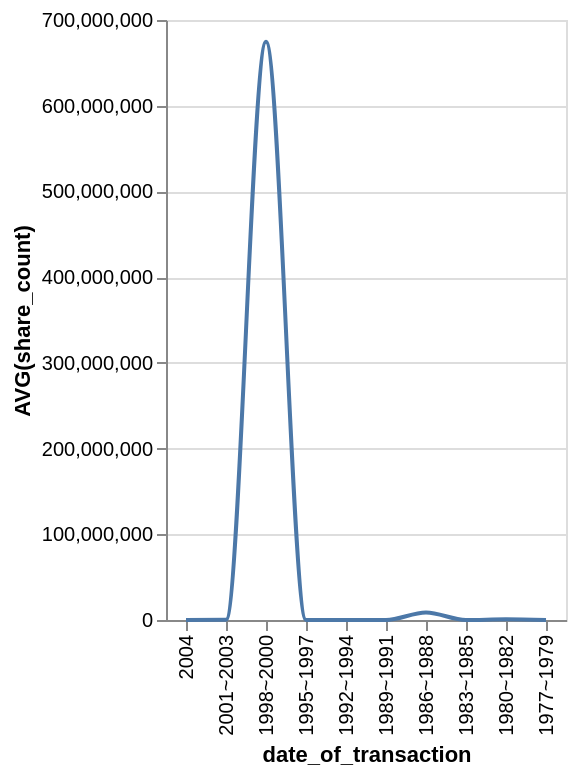

Express this chart as Vega-Lite.
### Vega-Lite specification from a JSON file in a GitHub repository (floating-point values rounded to 4 significant figures)
{"data": {"values": [{"x_data": "1977~1979", "y_data": 3170}, {"x_data": "1980~1982", "y_data": 827400.0}, {"x_data": "1983~1985", "y_data": 1669}, {"x_data": "1986~1988", "y_data": 8718572}, {"x_data": "1989~1991", "y_data": 1522}, {"x_data": "1992~1994", "y_data": 0}, {"x_data": "1995~1997", "y_data": 93191}, {"x_data": "1998~2000", "y_data": 674529892}, {"x_data": "2001~2003", "y_data": 212687}, {"x_data": "2004", "y_data": 96178}]}, "mark": {"type": "line", "interpolate": "monotone"}, "encoding": {"x": {"field": "x_data", "type": "nominal", "title": "date_of_transaction", "sort": "descending"}, "y": {"field": "y_data", "type": "quantitative", "title": "AVG(share_count)"}}}
